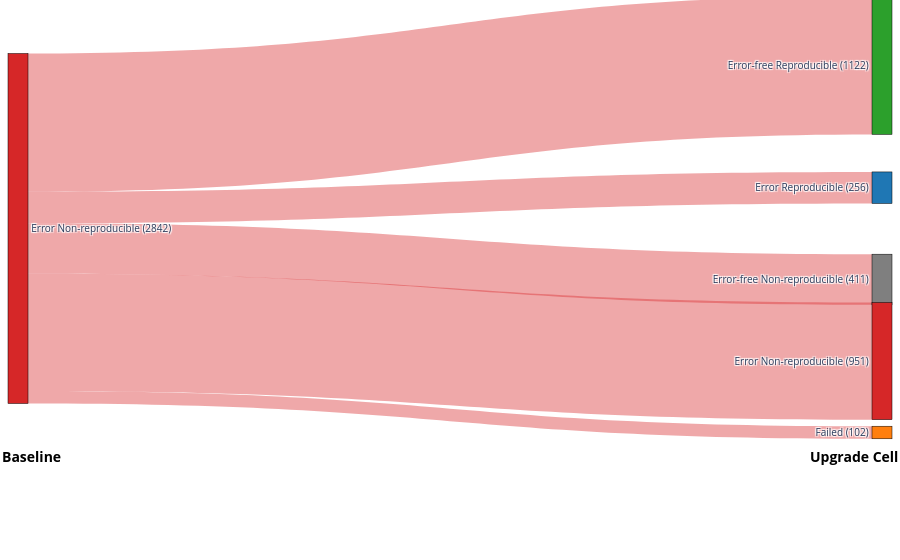

The notebook cell saved with this chart:
### Code cell
from collections import Counter
import json
# Build Flow Data
with open("./verification/baseline_non_reproducible.json") as f:
    baselione_non_reproducible = json.load(f)

labels = [
    "Error-free Reproducible", 
    "Error Reproducible", 
    "Error-free Non-reproducible", 
    "Error Non-reproducible", 
    "Failed"
]

NON_REPRO_BASELINE = ["Error Non-reproducible"]
common_files = {k for k in baseline_cats if k in baselione_non_reproducible}
common_files = set(baseline_cats.keys()) & set(cell_cats.keys())
print(f"Plotting {len(common_files)} common files.")
left_order = [l for l in labels if l in NON_REPRO_BASELINE]
right_order = labels[:]  # always show all 5 on Upgrade side

# Create node lists (left + right)
node_labels = left_order + right_order
n_left = len(left_order)
n_right = len(right_order)

# Fixed node positions
def _spread(n, top=0.05, bottom=0.95):
    if n <= 1:
        return [(top + bottom) / 2]
    step = (bottom - top) / (n - 1)
    return [top + i * step for i in range(n)]

node_x = [0.02] * n_left + [0.98] * n_right
# node_y = _spread(n_left, top=0.15, bottom=0.55) + _spread(n_right, top=0.05, bottom=0.95)
# Keep left spacing as-is; tighten lower right gaps
right_y = [0.03, 0.27, 0.45, 0.61, 0.75]  # tighter gaps for lower nodes
node_y = _spread(n_left, top=0.15, bottom=0.55) + right_y


# Create source (0-4) and target (5-9) indices
label_to_node_src = {l: i for i, l in enumerate(left_order)}
label_to_node_tgt = {l: i + n_left for i, l in enumerate(right_order)}

# Color palette for links (optional)
colors = {
    "Error-free Reproducible": "rgba(44, 160, 44, 0.4)",      # Green
    "Error-free Non-reproducible": "rgba(127, 127, 127, 0.4)", # Gray
    "Error Reproducible": "rgba(31, 119, 180, 0.4)",          # Blue
    "Error Non-reproducible": "rgba(214, 39, 40, 0.4)",       # Red
    "Failed": "rgba(255, 127, 14, 0.4)"                    # Orange
}

# common files
# common_files = set(baseline_cats.keys()) & set(gpt_file_cats.keys())
# print(f"Plotting {len(common_files)} common files.")

# Count transitions
transitions = {}
src_node_totals = {l: 0 for l in left_order}

for f in common_files:
    src = baseline_cats[f]
    tgt = cell_cats[f] 
    if src not in label_to_node_src or tgt not in label_to_node_tgt:
        continue
    key = (src, tgt)
    transitions[key] = transitions.get(key, 0) + 1
    src_node_totals[src] += 1

# Calculate counts per category for labelling
src_counts = {l: 0 for l in left_order}
tgt_counts = {l: 0 for l in right_order}

# Helper for calculation
source_indices = []
target_indices = []
values = []
link_colors = []
link_customdata = []
link_labels = []

draw_order = [
    "Error-free Reproducible",
    "Error Reproducible",      # draw blue later (on top)
    "Error-free Non-reproducible",
    "Error Non-reproducible",  # draw red earlier
    "Failed",
]

# Build plot data
for (src_cat, tgt_cat), count in sorted(
    transitions.items(),
    key=lambda kv: (
        draw_order.index(kv[0][0]), # Sort by Source (Layering)
        draw_order.index(kv[0][1]) # Sort by Target (uncrossing)
    )
):
    src_counts[src_cat] += count
    tgt_counts[tgt_cat] += count
    
    source_indices.append(label_to_node_src[src_cat])
    target_indices.append(label_to_node_tgt[tgt_cat])
    values.append(count)
    link_colors.append(colors[src_cat])
    
    # Calculate percentage relative to the SOURCE node total
    # e.g., 502 / 3007 if 3007 is the total for that source category
    total_in_src = src_node_totals[src_cat]
    pct = (count / total_in_src) * 100 if total_in_src > 0 else 0
    
    # Format: "502, 502/3007 (16.7%)"
    info_str = f"{count}, {pct:.1f}%"
    link_customdata.append(info_str)
    link_labels.append(info_str)

# Update labels with counts
src_labels = [f"{l} ({src_counts[l]})" for l in NON_REPRO_BASELINE]
global_baseline = Counter(cell_cats.values())
tgt_labels = [f"{l} ({global_baseline[l]})" for l in right_order]

# Build link annotations at the midpoint of each link
link_annotations = []
for i, (s, t) in enumerate(zip(source_indices, target_indices)):
    x_mid = (node_x[s] + node_x[t]) / 2
    y_mid = (node_y[s] + node_y[t]) / 2
    link_annotations.append(
        dict(
            x=x_mid,
            y=y_mid,
            xref="paper",
            yref="paper",
            text=link_labels[i],
            showarrow=False,
            font=dict(size=10, color="black"),
            bgcolor="rgba(255,255,255,0.6)",
        )
    )

# Plot
fig = go.Figure(data=[go.Sankey(
    arrangement="fixed",
    node = dict(
        pad = 40,
        thickness = 20,
        line = dict(color = "black", width = 0.5),
        label = src_labels + tgt_labels, # Label list repeats for left and right with counts
        color = [colors[l].replace("0.4", "1.0") for l in left_order + right_order],
        x=node_x,
        y=node_y,
    ),
    link = dict(
        source = source_indices,
        target = target_indices,
        value = values,
        color = link_colors,
        # Plotly Sankey does not support static text on links, 
        # so we use hover labels to display the detailed stats.
        customdata = link_customdata,
        hovertemplate='From: %{source.label}<br>To: %{target.label}<br>Stats: %{customdata}<extra></extra>'
    ))])

fig.update_layout(
    # title_text="Notebook Status Flow", 
    font_size=10,
    annotations=[
        dict(
            x=0, y=0.18,
            xref="paper", yref="paper",
            text="Baseline",
            showarrow=False,
            font=dict(size=14, color="black", weight="bold")
        ),
        dict(
            x=1, y=0.18,
            xref="paper", yref="paper",
            text="Upgrade Cell",
            showarrow=False,
            font=dict(size=14, color="black", weight="bold")
        )
    ],
    margin=dict(b=0, t=50, l=0, r=0) # Add bottom margin for annotations
)
fig.write_image("sankey_baseline_vs_c-upgrade.png", scale=3)
fig.show()

### Figure 1 — Plotly figure (JSON) as saved in the notebook; plotly's stock layout.template omitted (floating-point values rounded to 4 significant figures)
{"data": [{"arrangement": "fixed", "link": {"color": ["rgba(214, 39, 40, 0.4)", "rgba(214, 39, 40, 0.4)", "rgba(214, 39, 40, 0.4)", "rgba(214, 39, 40, 0.4)", "rgba(214, 39, 40, 0.4)"], "customdata": ["1122, 39.5%", "256, 9.0%", "411, 14.5%", "951, 33.5%", "102, 3.6%"], "hovertemplate": "From: %{source.label}<br>To: %{target.label}<br>Stats: %{customdata}<extra></extra>", "source": [0, 0, 0, 0, 0], "target": [1, 2, 3, 4, 5], "value": [1122, 256, 411, 951, 102]}, "node": {"color": ["rgba(214, 39, 40, 1.0)", "rgba(44, 160, 44, 1.0)", "rgba(31, 119, 180, 1.0)", "rgba(127, 127, 127, 1.0)", "rgba(214, 39, 40, 1.0)", "rgba(255, 127, 14, 1.0)"], "label": ["Error Non-reproducible (2842)", "Error-free Reproducible (1122)", "Error Reproducible (256)", "Error-free Non-reproducible (411)", "Error Non-reproducible (951)", "Failed (102)"], "line": {"color": "black", "width": 0.5}, "pad": 40, "thickness": 20, "x": [0.02, 0.98, 0.98, 0.98, 0.98, 0.98], "y": [0.35, 0.03, 0.27, 0.45, 0.61, 0.75]}, "type": "sankey"}], "layout": {"annotations": [{"font": {"color": "black", "size": 14, "weight": "bold"}, "showarrow": false, "text": "Baseline", "x": 0, "xref": "paper", "y": 0.18, "yref": "paper"}, {"font": {"color": "black", "size": 14, "weight": "bold"}, "showarrow": false, "text": "Upgrade Cell", "x": 1, "xref": "paper", "y": 0.18, "yref": "paper"}], "font": {"size": 10}, "margin": {"b": 0, "l": 0, "r": 0, "t": 50}}}
